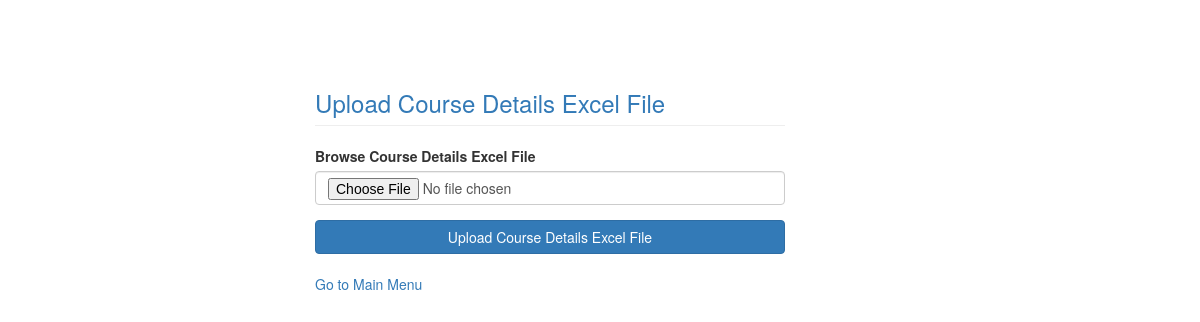
/upload_course, run on an earlier commit of the app's database.
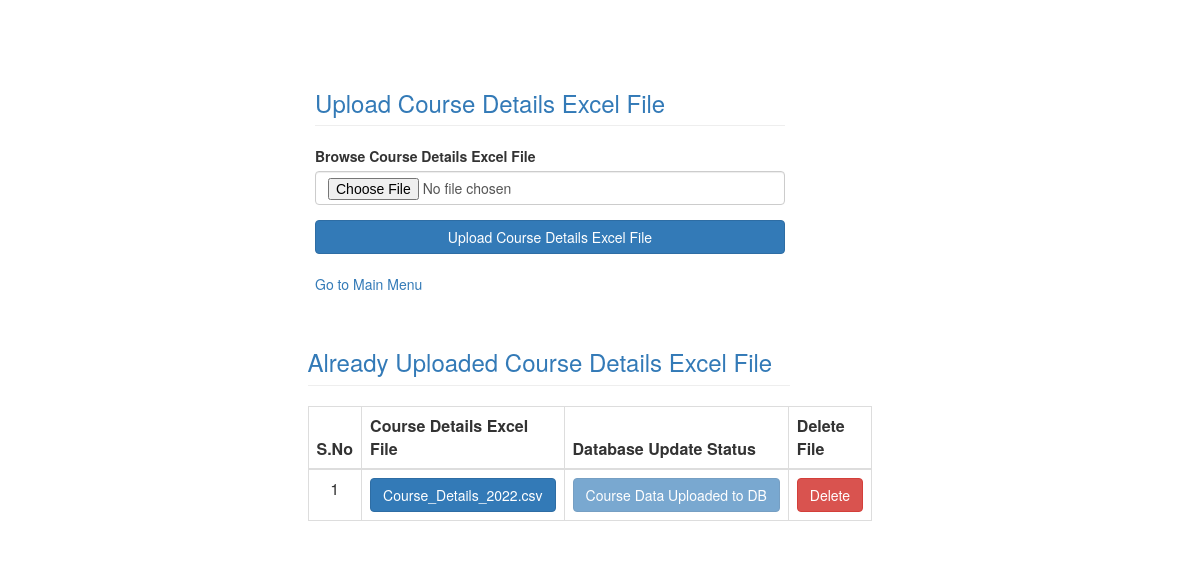
And on a later commit of the database.
### tables this page shows
CREATE TABLE Course_data (
    pid integer primary key,
    exceldata TEXT,
    dbupdate TEXT default 'N'
    );

### app.py (the view, shortened to what this page needs)
@app.route("/upload_course", methods=['GET','POST'])
def upload_course():
    con = sqlite3.connect("IR40.db")
    con.row_factory = sqlite3.Row
    cur = con.cursor()
    cur.execute("select * from Course_data")
    data = cur.fetchall()
    con.close()
    return render_template("upload_course.html",data=data)

### templates/upload_course.html (shortened to what this page needs)
<html>
    <head>
        <link rel="stylesheet" href="{{url_for('static',filename='css/bootstrap.min.css')}}">
    </head>
    <body>
        <div class="col-md-offset-3 col-md-5" style="margin-top:50px">
            <form action="/upload_course" method="POST" enctype="multipart/form-data">
                <h3 class="page-header text-primary">Upload Course Details Excel File</h3>
                 <div class="form-group">
                    <label>Browse Course Details Excel File</label>
                    <input type="file" class="form-control" name="uploadExcel">
                </div>
                <div class="form-group">
                    <input type="submit" value="Upload Course Details Excel File" class="btn btn-primary btn-block">
                    <br>
                    <a href="/menu">Go to Main Menu</a>
                </div>
            </form>
        </div>
        {% if data %}
            <div class="row">
            <div class="col-md-offset-3 col-md-5">
                <h3 class="page-header text-primary "><span class="fa fa-image">  Already Uploaded Course Details Excel File</span></h3>
                 <table class="table table-bordered">
                      <thead>
                            <tr>
                            <th>S.No</th>
                            <th>Course Details Excel File</th>
                            <th>Database Update Status</th>
                            <th>Delete File</th>
                        </tr>
                        </thead>
                     {% for res in data %}
                     {% set i=loop.index %}
                        <tbody>
                            <tr>
                                <td style="text-align:center">{{i}}</td>
                                <td><a href="{{url_for('view_course', id = res['pid'])}}" target="_blank" rel="noopener noreferrer" class="btn btn-primary btn-block">{{res['exceldata']}}</a></td>
                                {% if res['dbupdate'] =='Y'%}
                                    <td><a href="" class="btn btn-primary btn-block" disabled>Course Data Uploaded to DB</a> </td>
                                {% else %}
                                <td><a href="{{url_for('insert_course_into_db', id = res['pid'])}}" class="btn btn-primary btn-block" >Upload Course Data to Database</a> </td>
                                {% endif %}
                                <td><a href="{{url_for('delete_course_record', id = res['pid'])}}" class="btn btn-danger btn-block">Delete</a></td>
                            </tr>
                        </tbody>
                {% endfor %}
                      </table>
            </div>
        </div>
        {% endif %}
    </body>
</html>

What changed in the data, as far as the page shows it:
added Course_data: pid "1", exceldata "Course_Details_2022.csv", dbupdate "Course Data Uploaded to DB"
Also different on the page:
text now shown: "Already Uploaded Course Details Excel File S.No Course Details Excel File Database Update Status Delete File"
